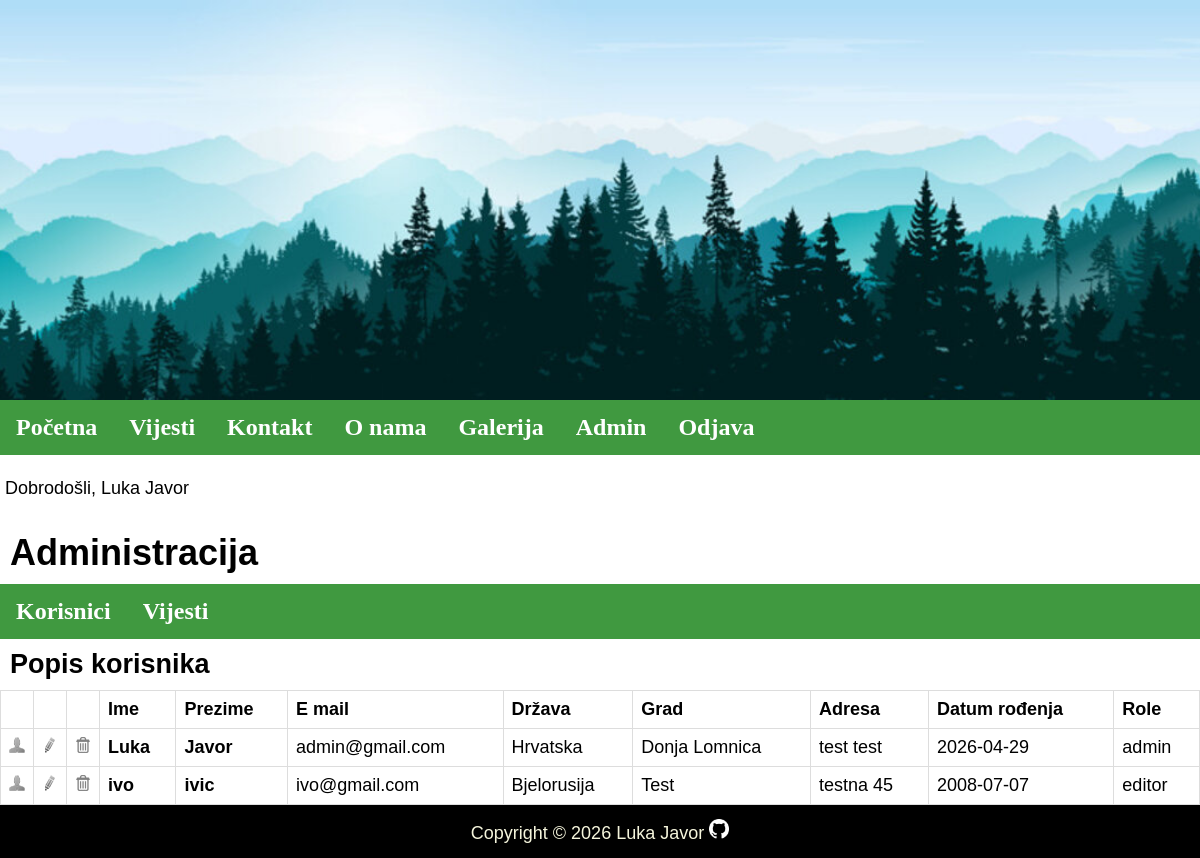
The page /index.php?menu=7 (signed in) on the database its author committed.
### tables this page shows
CREATE TABLE `users` (
  `id` int(11) NOT NULL,
  `firstname` varchar(100) NOT NULL,
  `lastname` varchar(100) NOT NULL,
  `email` varchar(150) NOT NULL,
  `password` varchar(255) NOT NULL,
  `country` char(2) NOT NULL,
  `city` varchar(100) DEFAULT NULL,
  `adress` varchar(255) DEFAULT NULL,
  `date` date DEFAULT NULL,
  `role` enum('user','editor','admin') NOT NULL DEFAULT 'user'
);

CREATE TABLE `countries` (
  `country_code` char(2) NOT NULL,
  `country_name` varchar(100) NOT NULL
);

### admin/users.php (the view, shortened to what this page needs)
<?php
	if (isset($_GET['id']) && $_GET['id'] != '') {
		$query  = "SELECT * FROM users";
		$query .= " WHERE id=".$_GET['id'];
		$result = @mysqli_query($MySQL, $query);
		$row = @mysqli_fetch_array($result);
		print '
		<h2>Profil</h2>
		<p><b>Ime:</b> ' . $row['firstname'] . '</p>
		<p><b>Prezime:</b> ' . $row['lastname'] . '</p>';
		$_query  = "SELECT * FROM countries";
		$_query .= " WHERE country_code='" . $row['country'] . "'";
		$_result = @mysqli_query($MySQL, $_query);
		$_row = @mysqli_fetch_array($_result);
		print '
		<p><b>Država:</b> ' .$_row['country_name'] . '</p>
        <p><b>Grad:</b> ' .$row['city'] . '</p>
		<p><b>Adresa:</b> ' .$row['adress'] . '</p>
        <p><b>Datum rođenja:</b> ' .$row['date'] . '</p>
		<p><a href="index.php?menu='.$menu.'&amp;action='.$action.'">Natrag</a></p>';
}
	else {
		print '
		<h2>Popis korisnika</h2>
		<div id="users">
			<table style="width:100%;border-collapse: collapse;">
				<thead>
					<tr>
						<th style="border: 1px solid #ddd;padding: 8px;" width="16"></th>
						<th style="border: 1px solid #ddd;padding: 8px;" width="16"></th>
						<th style="border: 1px solid #ddd;padding: 8px;" width="16"></th>
						<th style="border: 1px solid #ddd;padding: 8px;">Ime</th>
						<th style="border: 1px solid #ddd;padding: 8px;">Prezime</th>
						<th style="border: 1px solid #ddd;padding: 8px;">E mail</th>
						<th style="border: 1px solid #ddd;padding: 8px;">Država</th>
                        <th style="border: 1px solid #ddd;padding: 8px;">Grad</th>
                        <th style="border: 1px solid #ddd;padding: 8px;">Adresa</th>
                        <th style="border: 1px solid #ddd;padding: 8px;">Datum rođenja</th>
						<th style="border: 1px solid #ddd;padding: 8px;">Role</th>
					</tr>
				</thead>
				<tbody>';
				$query  = "SELECT * FROM users";
				$result = @mysqli_query($MySQL, $query);
				while($row = @mysqli_fetch_array($result)) {
					print '
					<tr>
						<td style="border: 1px solid #ddd;padding: 8px;"><a href="index.php?menu='.$menu.'&amp;action='.$action.'&amp;id=' .$row['id']. '"><img src="admin/images/user.png" alt="user"></a></td>
						<td style="border: 1px solid #ddd;padding: 8px;"><a href="index.php?menu='.$menu.'&amp;action='.$action.'&amp;edit=' .$row['id']. '"><img src="admin/images/edit.png" alt="uredi"></a></td>
						<td style="border: 1px solid #ddd;padding: 8px;"><a href="index.php?menu='.$menu.'&amp;action='.$action.'&amp;delete=' .$row['id']. '"><img src="admin/images/delete.png" alt="obriši"></a></td>
						<td style="border: 1px solid #ddd;padding: 8px;"><strong>' . $row['firstname'] . '</strong></td>
						<td style="border: 1px solid #ddd;padding: 8px;"><strong>' . $row['lastname'] . '</strong></td>
						<td style="border: 1px solid #ddd;padding: 8px;">' . $row['email'] . '</td>
						<td style="border: 1px solid #ddd;padding: 8px;">';
							$_query  = "SELECT * FROM countries";
							$_query .= " WHERE country_code='" . $row['country'] . "'";
							$_result = @mysqli_query($MySQL, $_query);
							$_row = @mysqli_fetch_array($_result, MYSQLI_ASSOC);
							print $_row['country_name'] . '
						</td>
						<td style="border: 1px solid #ddd;padding: 8px;">' . $row['city'] . '</td>
                        <td style="border: 1px solid #ddd;padding: 8px;">' . $row['adress'] . '</td>
                        <td style="border: 1px solid #ddd;padding: 8px;">' . $row['date'] . '</td>
						<td style="border: 1px solid #ddd;padding: 8px;">' . $row['role'] . '</td>
					</tr>';
				}
			print '
				</tbody>
			</table>
		</div>';
	}
?>

### index.php (shortened to what this page needs)
<?php
    if(isset($_GET['menu'])) { $menu   = (int)$_GET['menu']; }
print '
<!DOCTYPE HTML>
<html lang="hr">
	<head>
		<title>Naslovnica</title>
		<meta http-equiv="content-type" content="text/html; charset=UTF-8">
		<meta name="description" content="">
		<meta name="keywords" content="">
		<meta name="author" content="Luka Javor">
		<meta name="viewport" content="width=device-width, initial-scale=1">
		<link rel="shortcut icon" type="image/x-icon" href="favicon.ico">
        <link rel="stylesheet" href="stilovi.css">
	</head>
<body>
	<header>
		<div class="banner"></div>
		<nav>';
			include("menu.php");
		print '</nav>
	</header>
	<main>';
		if (isset($_SESSION['message'])) {
			print $_SESSION['message'];
		}
	if (!isset($menu) || $menu == 1) { include("home.php"); }
	else if ($menu == 2) { include("news.php"); }
	else if ($menu == 3) { include("contact.php"); }
	else if ($menu == 4) { include("about-us.php"); }
	else if ($menu == 5) { include("register.php"); }
	else if ($menu == 6) { include("signin.php"); }
	else if ($menu == 7) { include("admin.php"); }
    else if ($menu == 8) { include("galery.php"); }
	print '
	</main>
	<footer>
		<p>Copyright &copy; ' . date("Y") . ' Luka Javor <a href="https://github.com/LukaJavor?tab=repositories" target="_blank"><img src="images/GitHub-Mark-Light-32px.png" title="Github" alt="Github"></a></p>
	</footer>
</body>
</html>';
?>

### menu.php
<?php
	print '
	<ul>
		<li><a href="index.php?menu=1">Početna</a></li>
		<li><a href="index.php?menu=2">Vijesti</a></li>
		<li><a href="index.php?menu=3">Kontakt</a></li>
		<li><a href="index.php?menu=4">O nama</a></li>
		<li><a href="index.php?menu=8">Galerija</a></li>';
		if (!isset($_SESSION['user']['valid']) || $_SESSION['user']['valid'] == 'false') {
			print '
			<li><a href="index.php?menu=5">Registracija</a></li>
			<li><a href="index.php?menu=6">Prijava</a></li>';
		}
		else if ($_SESSION['user']['valid'] == 'true') {
			print '
			<li><a href="index.php?menu=7">Admin</a></li>
			<li><a href="signout.php">Odjava</a></li>';
		}
		print '
	</ul>';
?>

### admin.php (shortened to what this page needs)
<?php
	if ($_SESSION['user']['valid'] == 'true' && $_SESSION['user']['role'] == 'admin') {
		if (!isset($action)) { $action = 1; }
		print '
		<h1>Administracija</h1>
		<div id="admin" >
			<ul >
				<li><a style="color:white;text-decoration:none" href="index.php?menu=7&amp;action=1">Korisnici</a></li>
				<li><a style="color:white;text-decoration:none" href="index.php?menu=7&amp;action=2">Vijesti</a></li>
			</ul>';
			if ($action == 1) { include("admin/users.php"); }
			else if ($action == 2) { include("admin/news.php"); }
		print '
		</div>';
	}
	else {
		$_SESSION['message'] = '<p>Please register or login using your credentials!</p>';
		header("Location: index.php?menu=6");
	}
?>

### stilovi.css (style rules this page uses)
body { text-align: left; font-size: 18px; font-family: Verdana, Geneva, Tahoma, sans-serif; margin: 0; }
header { display: block; width: 100%; }
.banner { background-image: url("images/banner.jpg"); background-position: center; background-repeat: no-repeat; background-size: cover; position: relative; height: 400px; }
ul { list-style-type: none; margin: 0; padding: 0; overflow: hidden; background-color: rgb(64, 153, 64); }
li { float: left; }
li a { display: block; font-family: 'Georgia'; font-size: 24px; font-weight: bold; color: white; padding: 14px 16px; text-decoration: none; text-align: center; }
h1 { margin: 0; padding: 10px; }
h2 { padding: 10px; margin: 0; }
main a { color: blue; text-decoration: none; }
p { padding: 5px; }
footer { background-color: black; padding: 4px; clear: both; }
footer p { text-align: center; color: beige; margin: 5px; }
footer img { width: 20px; }

### rows shown on the page
users: firstname "Luka", lastname "Javor", email "admin@gmail.com", country.country_name "Hrvatska", city "Donja Lomnica", adress "test test", date "2026-04-29", role "admin"
users: firstname "ivo", lastname "ivic", email "ivo@gmail.com", country.country_name "Bjelorusija", city "Test", adress "testna 45", date "2008-07-07", role "editor"

### other values the page prints
$_SESSION['message'] "Dobrodošli, Luka Javor"
